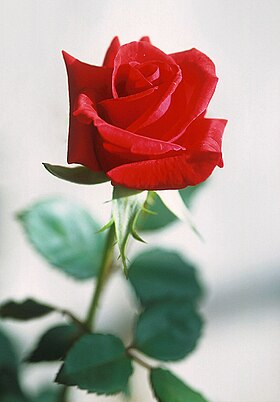
#> input picture Imagens/imagem1.jpg, 280 x 402 px, found by its file name
$ python teste.py
#> lines starting #> are read from the running program, lines starting #| are printed output that depends on the picture
### image_processing/processing/combination.py
from PIL import Image

def combinar_imagens(imagens, caminho_saida):
    """
    Combina múltiplas imagens horizontalmente e salva em um arquivo.

    Args:
    imagens (list): Lista com os caminhos das imagens a serem combinadas.
    caminho_saida (str): Caminho para salvar a imagem combinada.
    """
#> called with caminho_saida = 'imagem_combinada.jpg'
    try:
        # Abre todas as imagens
        imgs = [Image.open(img) for img in imagens]
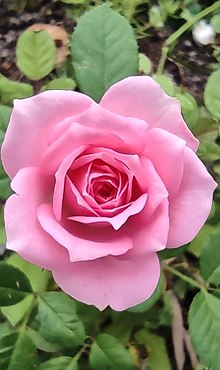
#> input picture Imagens/imagem2.jpg, 220 x 370 px, found by its file name
#> imgs = 2 items

        # Calcula a largura total e a altura máxima
        largura_total = sum([img.width for img in imgs])
#> largura_total = 500
        altura_maxima = max([img.height for img in imgs])
#> altura_maxima = 402

        # Cria uma nova imagem com o tamanho combinado
        imagem_combinada = Image.new('RGB', (largura_total, altura_maxima))
#> imagem_combinada: PIL image 500x402 RGB; every value is 0

        # Cola as imagens lado a lado
        x_offset = 0
        for img in imgs:
            imagem_combinada.paste(img, (x_offset, 0))
            x_offset += img.width
#> this loop made 2 passes
#> x_offset on passes 1 to 2: 280, 500
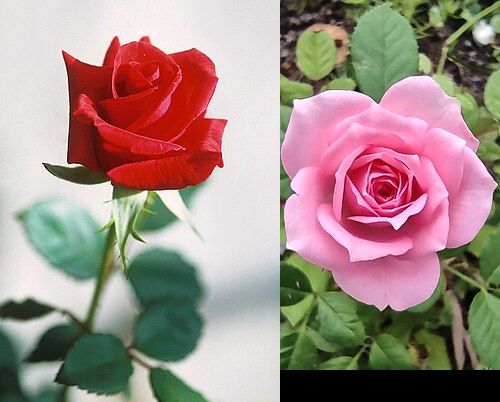
#> imagem_combinada: PIL image 500x402 RGB; mean R, G, B 162.4, 140, 134.1
#> after the loop, x_offset = 500

        # Salva a imagem combinada
        imagem_combinada.save(caminho_saida)
        print(f"Imagem combinada salva com sucesso em: {caminho_saida}")

    except Exception as e:
        print(f"Erro ao combinar as imagens: {e}")

### image_processing/processing/transformation.py
from PIL import Image

# Função para redimensionar imagem
def redimensionar_imagem(caminho_imagem, novo_tamanho, caminho_saida):
    """
    Redimensiona uma imagem para o tamanho especificado e salva em um arquivo.

    Args:
    caminho_imagem (str): Caminho da imagem original.
    novo_tamanho (tuple): Novo tamanho como (largura, altura).
    caminho_saida (str): Caminho para salvar a imagem redimensionada.
    """
    try:
        img = Image.open(caminho_imagem)
        img_redimensionada = img.resize(novo_tamanho)
        img_redimensionada.save(caminho_saida)
        print(f"Imagem redimensionada salva em: {caminho_saida}")

    except Exception as e:
        print(f"Erro ao redimensionar a imagem: {e}")

# Função para rotacionar imagem
def rotacionar_imagem(caminho_imagem, angulo, caminho_saida):
    """
    Rotaciona a imagem pelo ângulo fornecido e salva em um arquivo.

    Args:
    caminho_imagem (str): Caminho da imagem original.
    angulo (int): Ângulo de rotação em graus.
    caminho_saida (str): Caminho para salvar a imagem rotacionada.
    """
    try:
        img = Image.open(caminho_imagem)
        img_rotacionada = img.rotate(angulo)
        img_rotacionada.save(caminho_saida)
        print(f"Imagem rotacionada salva em: {caminho_saida}")

    except Exception as e:
        print(f"Erro ao rotacionar a imagem: {e}")

# Função para converter imagem para preto e branco
def converter_para_preto_branco(caminho_imagem, caminho_saida):
    """
    Converte a imagem para preto e branco e salva em um arquivo.

    Args:
    caminho_imagem (str): Caminho da imagem original.
    caminho_saida (str): Caminho para salvar a imagem em preto e branco.
    """
    try:
        img = Image.open(caminho_imagem)
        img_pb = img.convert('L')  # Converte para preto e branco
        img_pb.save(caminho_saida)
        print(f"Imagem preto e branco salva em: {caminho_saida}")

    except Exception as e:
        print(f"Erro ao converter para preto e branco: {e}")

### teste.py
from image_processing.processing.combination import combinar_imagens
from image_processing.processing.transformation import redimensionar_imagem, rotacionar_imagem, converter_para_preto_branco

# 1. Combinar imagens
imagens = ["imagens/imagem1.jpg", "imagens/imagem2.jpg"]
combinar_imagens(imagens, "imagem_combinada.jpg")
print("Imagem combinada criada com sucesso!")

# 2. Redimensionar as três imagens (imagem1, imagem2 e imagem combinada)
redimensionar_imagem("imagens/imagem1.jpg", (300, 300), "imagem1_redimensionada.jpg")
#> in redimensionar_imagem, img is the input picture: PIL image 280x402 RGB; mean R, G, B 178.3, 161.1, 153.4
redimensionar_imagem("imagens/imagem2.jpg", (300, 300), "imagem2_redimensionada.jpg")
#> in redimensionar_imagem, img is the input picture: PIL image 220x370 RGB; mean R, G, B 154.5, 122.9, 118.9
redimensionar_imagem("imagem_combinada.jpg", (300, 300), "imagem_combinada_redimensionada.jpg")
#> call 3 of redimensionar_imagem, with caminho_imagem = 'imagem_combinada.jpg', novo_tamanho = (300, 300), caminho_saida = 'imagem_combinada_redimensionada.jpg'
#> in redimensionar_imagem (call 3), `img_redimensionada = img.resize(novo_tamanho)`:
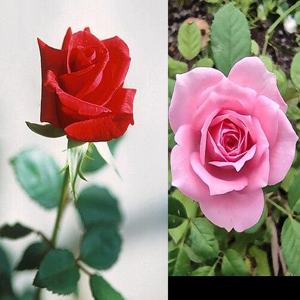
#> img_redimensionada: PIL image 300x300 RGB; mean R, G, B 162.2, 140, 134.2
print("Imagens redimensionadas com sucesso!")

# 3. Rotacionar as três imagens (imagem1, imagem2 e imagem combinada)
rotacionar_imagem("imagens/imagem1.jpg", 45, "imagem1_rotacionada.jpg")
rotacionar_imagem("imagens/imagem2.jpg", 45, "imagem2_rotacionada.jpg")
#> call 2 of rotacionar_imagem, with caminho_imagem = 'imagens/imagem2.jpg', angulo = 45, caminho_saida = 'imagem2_rotacionada.jpg'
#> in rotacionar_imagem (call 2), `img_rotacionada = img.rotate(angulo)`:
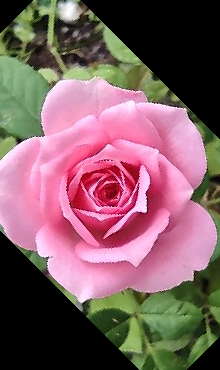
#> img_rotacionada: PIL image 220x370 RGB; mean R, G, B 129.5, 94.8, 100.5
rotacionar_imagem("imagem_combinada.jpg", 45, "imagem_combinada_rotacionada.jpg")
#> call 3 of rotacionar_imagem, with caminho_imagem = 'imagem_combinada.jpg', angulo = 45, caminho_saida = 'imagem_combinada_rotacionada.jpg'
#> in rotacionar_imagem (call 3), `img_rotacionada = img.rotate(angulo)`:
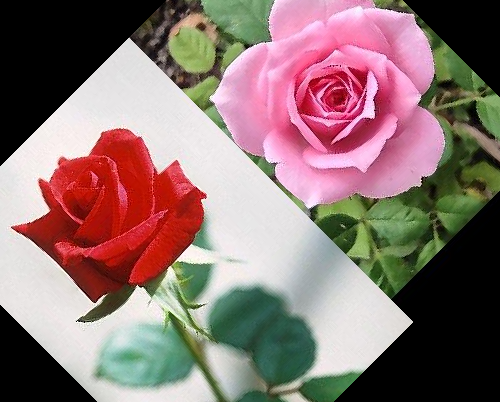
#> img_rotacionada: PIL image 500x402 RGB; mean R, G, B 140.1, 116, 113.6
print("Imagens rotacionadas com sucesso!")

# 4. Converter para preto e branco as três imagens (imagem1, imagem2 e imagem combinada)
converter_para_preto_branco("imagens/imagem1.jpg", "imagem1_pb.jpg")
converter_para_preto_branco("imagens/imagem2.jpg", "imagem2_pb.jpg")
#> call 2 of converter_para_preto_branco, with caminho_imagem = 'imagens/imagem2.jpg', caminho_saida = 'imagem2_pb.jpg'
#> in converter_para_preto_branco (call 2), `img_pb = img.convert('L')`:
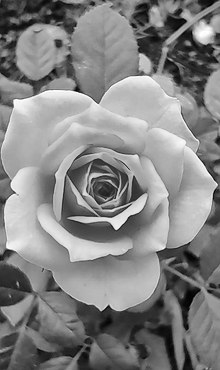
#> img_pb: PIL image 220x370 L; min 1, max 255, mean 131.9
converter_para_preto_branco("imagem_combinada.jpg", "imagem_combinada_pb.jpg")
#> call 3 of converter_para_preto_branco, with caminho_imagem = 'imagem_combinada.jpg', caminho_saida = 'imagem_combinada_pb.jpg'
#> in converter_para_preto_branco (call 3), `img_pb = img.convert('L')`:
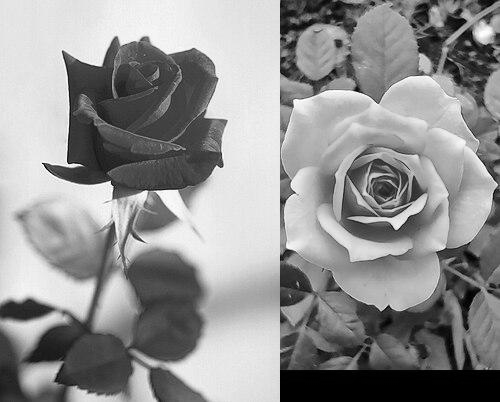
#> img_pb: PIL image 500x402 L; min 0, max 255, mean 146
print("Imagens convertidas para preto e branco com sucesso!")
